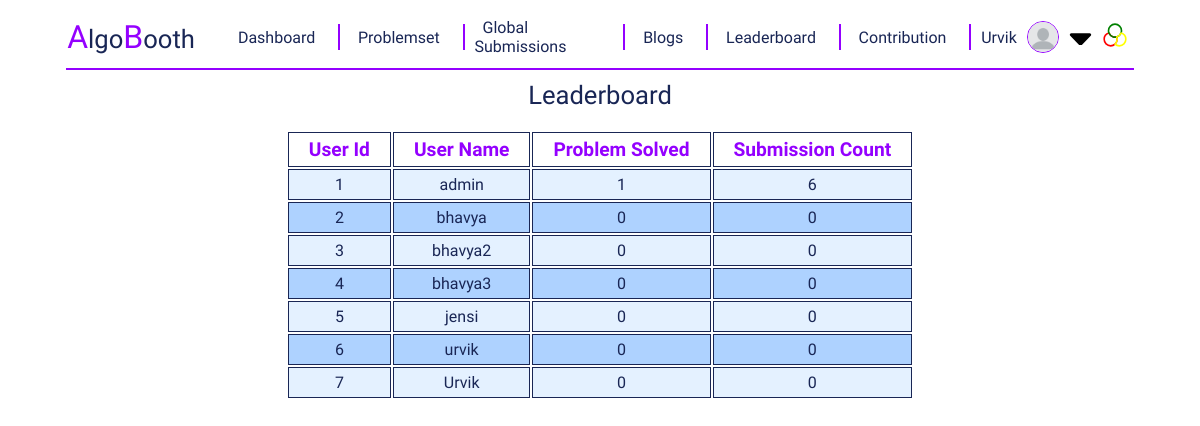
Page /problem/standing (signed in) on the earlier database version.
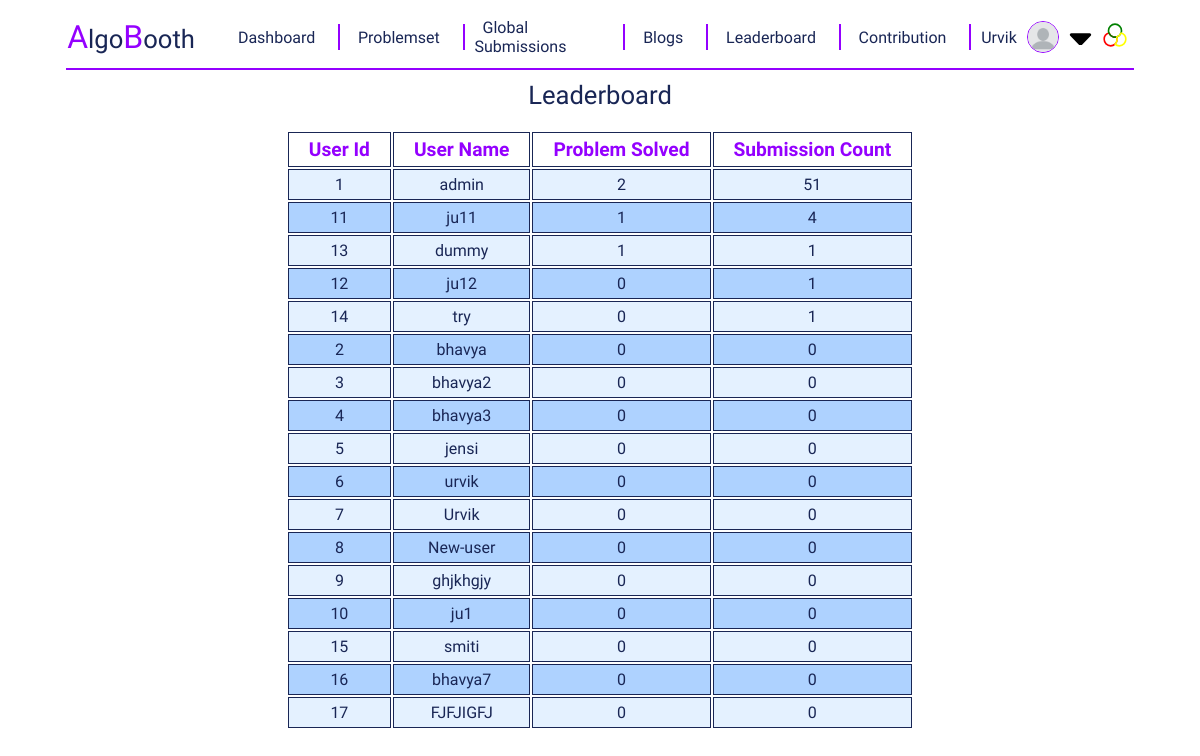
Same page on the later database version.
### register/models.py (models this page shows)
class CustomUser(AbstractUser):
    country = models.CharField(max_length=100,blank=True, null=True)
    university_name = models.CharField(max_length=100,blank=True, null=True)
    profile_image = models.ImageField(upload_to='profile_image/', blank=True, null=True,default='profile_image/blank-profile-picture.png')

### problemPage/views.py (the view)
# urls.py: path('standing' , standing , name = "standing_page"),
def standing(request) :
    users = CustomUser.objects.all()
    data = []
    for user in users :
        user_name = user
        user_id = user.id
        submission = Submission.objects.filter(user_id = user_id)
        submission_count = len(submission)
        problem_solved = Submission.objects.filter(user_id = user_id , verdict = getMessage(ACCEPTED)).values('problem_id').annotate(count = Count('problem_id')).count()
        data.append({
            "name" : user_name,
            "id" : user_id,
            "all" : submission_count,
            "ac" : problem_solved
        })
    data = sorted(data , key = lambda x : (-x['ac'] , -x['all']))
    return render(request , "standing_page.html" , {'data' : data})

### problemPage/config.py (called while the page is built)
def getMessage(id) :
    decode = {
        1 : "Compilation Error",
        2 : "Runtime Error",
        3 : "Wrong Answer",
        4 : "Time Limit Exceeded",
        5 : "Memory Limit Exceeded",
        6 : "Accepted"
    }
    return decode[id]

### problemPage/templates/standing_page.html (shortened to what this page needs)
{% extends "base.html" %}
{% load static %}
{% block add_css_file %}
    <link href='{% static "styles/standing_page.css" %}' rel="stylesheet">
{% endblock add_css_file %}
{% block content %}
    <div id = "standing-container">
        <div id = "header">
            Leaderboard
        </div>
        <div id = "standing-header" class = "submission-div">
            <table>
                <thead>
                    <th>User Id</th>
                    <th>User Name</th>
                    <th>Problem Solved</th>
                    <th>Submission Count</th>
                </thead>
                <tbody>
                    {% for row in data %}
                        <tr>
                            <td>{{row.id}}</td>
                            <td>{{row.name}}</td>
                            <td>{{row.ac}}</td>
                            <td>{{row.all}}</td>
                        </tr>
                    {% endfor %}
                </tbody>
            </table>
        </div>
    </div>
{% endblock content %}

### templates/base.html (shortened to what this page needs)
<!DOCTYPE html>
<html lang="en">
    <head>
        {% load static %}
        <link href='{% static "styles/base.css" %}' rel="stylesheet">
        <link href='{% static "styles/toast.css" %}' rel="stylesheet">
        {% block add_css_file %}{% endblock add_css_file %}
    </head>
    <body>
        <div id = "root">
            <div id = "navbar">
                <div id = "logo">
                    <span class = "special-char">A</span>lgo<span class = "special-char">B</span>ooth
                </div>
                <div id = "nav-item-div">
                    <div class = "nav-item">
                        <a href="{% url "dashboard" %}">Dashboard</a>
                    </div>
                    <div class = "nav-item">
                        <a href="{% url "problem_page" %}">Problemset</a>
                    </div>
                    <div class = "nav-item">
                        <a href="{% url "global_submissions" %}">Global Submissions</a>
                    </div>
                    <div class = "nav-item">
                        <a href="{% url "blog_page" %}">Blogs</a>
                    </div>
                    <div class = "nav-item">
                        <a href="{% url "standing_page" %}">Leaderboard</a>
                    </div>
                    <div class = "nav-item">
                        <a href="{% url "contribution_page" %}">Contribution</a>
                    </div>
                    {% if user.is_authenticated %}
                    <div class = "nav-item">
                        <div id = "my-select">
                            {{user}}
                            <img id = "profile-picture-nav" src="{{user.profile_image.url}}" alt="">
                            <img class = "icons" id = "drop-icon" src={% static "icons/drop.svg" %} alt="drop">
                        </div>
                    </div>
                    {%else%}
                    <div class = "vertical-line"></div>
                    <div class = "nav-item">
                        <a href="{% url "login" %}">Login</a>
                    </div>
                    {%endif%}
            </div>
            <div title = "Change Theme" class = "nav-item" id = "change-theme">
                <img class = "icons" src="{% static "icons/theme.svg" %}" alt="">
            </div>
            </div>
            <div class = "horizontal-line">
            </div>
            <div id = "container">
                {% block content %}{% endblock content %}
            </div>
        </div>
    </body>
</html>

Differences in the rows shown:
changed CustomUser "admin": ac "1" → "2"; all "6" → "51"
added CustomUser: id "11", name "ju11", ac "1", all "4"
added CustomUser: id "13", name "dummy", ac "1", all "1"
added CustomUser: id "12", name "ju12", ac "0", all "1"
added CustomUser: id "14", name "try", ac "0", all "1"
added CustomUser: id "8", name "New-user", ac "0", all "0"
added CustomUser: id "9", name "ghjkhgjy", ac "0", all "0"
added CustomUser: id "10", name "ju1", ac "0", all "0"
added CustomUser: id "15", name "smiti", ac "0", all "0"
added CustomUser: id "16", name "bhavya7", ac "0", all "0"
added CustomUser: id "17", name "FJFJIGFJ", ac "0", all "0"
